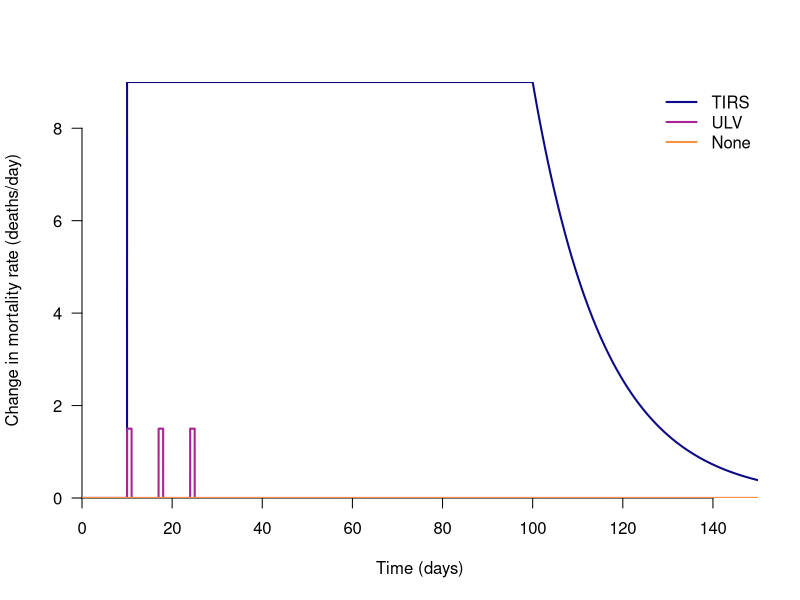

R code for this plot:
library(viridis)

t <- seq(0,150,0.01)
ulv <- ifelse(t<10,0,
       ifelse(t<11,1.5,
       ifelse(t<17,1.5*exp(-59900*(t-11)),
       ifelse(t<18,1.5,
       ifelse(t<24,1.5*exp(-59900*(t-18)),
       ifelse(t<25,1.5,
       ifelse(t<31,1.5*exp(-59900*(t-25)),0)))))))
tirs <- ifelse(t<10,0,
        ifelse(t<10+90,9,9*exp(-0.0630*(t-100))))

tiff("../figures/change_in_mortality.tif",
     res=600, width=4152, height=4152/1.5, compression="lzw")
cols <- plasma(9)
plot(t,tirs,type='l',xaxs="i",yaxs="i",las=1,bty="n",
     lwd=2,col=cols[1],
     xlab="Time (days)",ylab="Change in mortality rate (deaths/day)")
lines(t,ulv,lwd=2,col=cols[4])
lines(t,rep(0,length(t)),lwd=2,col=cols[7])
legend("topright", legend=c("TIRS","ULV", "None"), col=cols[c(1,4,7)],
       lty = c("solid"),lwd=c(2,2,2),bty="n")
dev.off()
